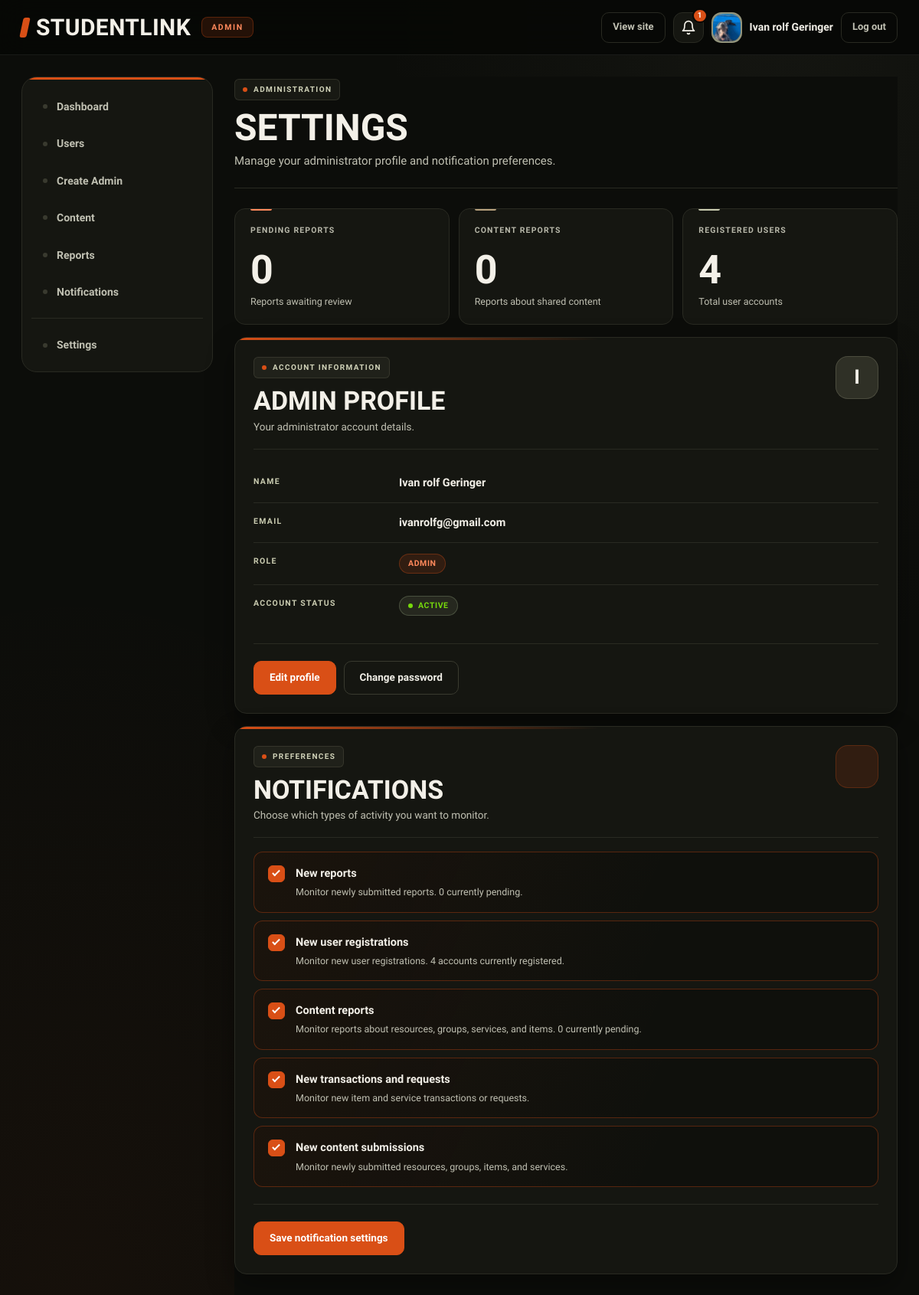
The app's page /admin/settings.php (signed in), older data.
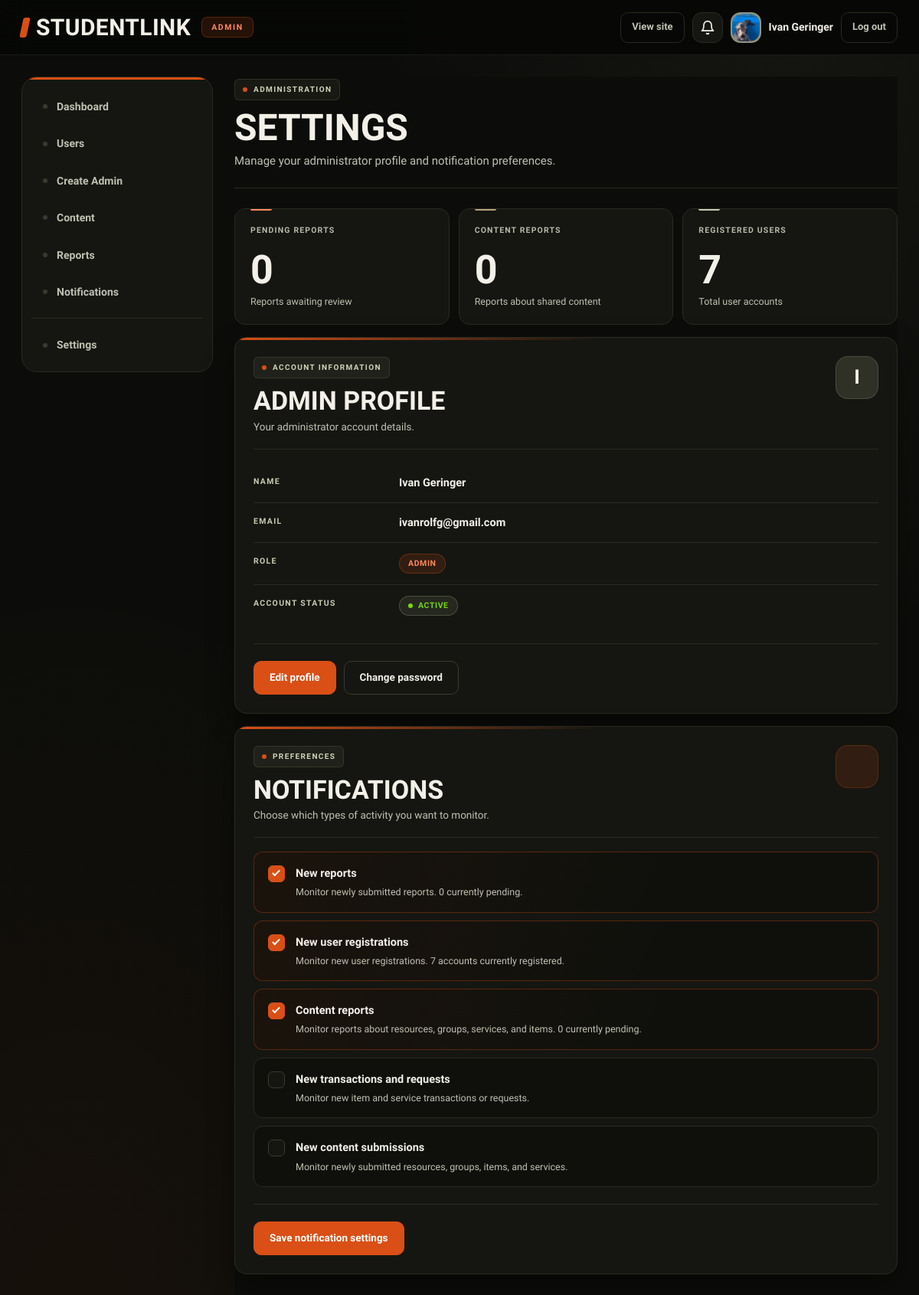
The same page, newer data.
### tables this page shows
CREATE TABLE `users` (
  `id` int(10) UNSIGNED NOT NULL,
  `full_name` varchar(100) NOT NULL,
  `email` varchar(150) NOT NULL,
  `password_hash` varchar(255) DEFAULT NULL,
  `google_id` varchar(64) DEFAULT NULL,
  `course` varchar(50) DEFAULT NULL,
  `year_level` varchar(20) DEFAULT NULL,
  `about` text DEFAULT NULL,
  `skills` varchar(255) DEFAULT NULL,
  `photo_path` varchar(255) DEFAULT NULL,
  `role` enum('student','admin') NOT NULL DEFAULT 'student',
  `status` enum('Active','Suspended') NOT NULL DEFAULT 'Active',
  `created_at` timestamp NOT NULL DEFAULT current_timestamp()
);

### includes/functions.php (called while the page is built, shortened)
<?php
function e($v) {
    return htmlspecialchars((string) $v, ENT_QUOTES, 'UTF-8');
}

### admin/settings.php (the view, shortened to what the changed rows need)
<?php
require_once __DIR__ . '/../db_connect.php';
require_once __DIR__ . '/../includes/functions.php';
$adminId = (int) $_SESSION['user_id'];
$profileStmt = $conn->prepare("
    SELECT id, full_name, email, role, status
    FROM users
    WHERE id = ?
    LIMIT 1
");
$profileStmt->bind_param('i', $adminId);
$profileStmt->execute();
$adminProfile = $profileStmt->get_result()->fetch_assoc();
$options = [
    'reports' => 'New reports',
    'registrations' => 'New user registrations',
    'content' => 'Content reports',
    'transactions' => 'New transactions and requests',
    'new_content' => 'New content submissions'
];
$settings = [
    'notify_reports' => 1,
    'notify_registrations' => 1,
    'notify_content' => 1,
    'notify_transactions' => 1,
    'notify_new_content' => 1
];
$settingsStmt = $conn->prepare("
    SELECT
        notify_reports,
        notify_registrations,
        notify_content,
        notify_transactions,
        notify_new_content
    FROM admin_notification_settings
    WHERE admin_id = ?
    LIMIT 1
");
if (!$settingsStmt) {
    error_log('Settings query error: ' . $conn->error);
    $error = 'Unable to load notification settings.';
} else {
    $settingsStmt->bind_param('i', $adminId);
    $settingsStmt->execute();
    $savedSettings = $settingsStmt->get_result()->fetch_assoc();
    if ($savedSettings) {
        $settings = array_merge($settings, $savedSettings);
    }
}
$pendingReports = 0;
$contentReports = 0;
$totalUsers = 0;
$reportCountQuery = $conn->query("
    SELECT COUNT(*) AS total
    FROM reports
    WHERE status = 'Pending'
      AND archived_at IS NULL
");
if ($reportCountQuery) {
    $reportCount = $reportCountQuery->fetch_assoc();
    $pendingReports = (int) $reportCount['total'];
} else {
    error_log('Pending reports count error: ' . $conn->error);
}
$contentCountQuery = $conn->query("
    SELECT COUNT(*) AS total
    FROM reports
    WHERE status = 'Pending'
      AND archived_at IS NULL
      AND target_type IN ('Resource', 'Group', 'Service', 'Item')
");
if ($contentCountQuery) {
    $contentCount = $contentCountQuery->fetch_assoc();
    $contentReports = (int) $contentCount['total'];
} else {
    error_log('Content reports count error: ' . $conn->error);
}
$userCountQuery = $conn->query("
    SELECT COUNT(*) AS total
    FROM users
");
if ($userCountQuery) {
    $userCount = $userCountQuery->fetch_assoc();
    $totalUsers = (int) $userCount['total'];
} else {
    error_log('Registered users count error: ' . $conn->error);
}
require_once __DIR__ . '/../includes/admin-header.php';
?>
<link rel="stylesheet" href="settings.css">
<main class="admin-settings-page">
    <header class="page-head">
        <div>
            <h1>Settings</h1>
        </div>
    </header>
    <section class="settings-stats">
        <article class="settings-stat-card">
            <span class="settings-stat-label">Registered users</span>
            <strong><?= number_format($totalUsers) ?></strong>
            <small>Total user accounts</small>
        </article>
    </section>
    <section class="info settings-section">
        <div class="settings-section-heading">
            <div>
                <span class="settings-eyebrow">ACCOUNT INFORMATION</span>
                <h2>Admin profile</h2>
                <p>Your administrator account details.</p>
            </div>
            <div class="settings-profile-icon">
                <?= e(
                    mb_strtoupper(
                        mb_substr($adminProfile['full_name'] ?: 'A', 0, 1)
                    )
                ) ?>
            </div>
        </div>
        <dl class="kv">
            <dt>Name</dt>
            <dd><?= e($adminProfile['full_name']) ?></dd>
            <dt>Email</dt>
            <dd><?= e($adminProfile['email']) ?></dd>
            <dt>Role</dt>
            <dd>
                <span class="settings-role">
                    <?= e(ucfirst($adminProfile['role'])) ?>
                </span>
            </dd>
            <dt>Account status</dt>
            <dd>
                <span class="settings-status">
                    <?= e($adminProfile['status']) ?>
                </span>
            </dd>
        </dl>
    </section>
    <form class="info settings-section" method="POST" action="">
        <div class="settings-section-heading">
            <div>
                <h2>Notifications</h2>
            </div>
        </div>
        <div class="checks">
            <?php foreach ($options as $key => $label): ?>
                <?php
                $column = [
                    'reports' => 'notify_reports',
                    'registrations' => 'notify_registrations',
                    'content' => 'notify_content',
                    'transactions' => 'notify_transactions',
                    'new_content' => 'notify_new_content'
                ][$key];
                ?>
                <label class="settings-check">
                    <input
                        type="checkbox"
                        name="notify[]"
                        value="<?= e($key) ?>"
                        <?= !empty($settings[$column]) ? 'checked' : '' ?>
                    >
                    <span class="settings-check-content">
                        <strong><?= e($label) ?></strong>
                        <?php if ($key === 'reports'): ?>
                            <small>
                                Monitor newly submitted reports.
                                <?= number_format($pendingReports) ?> currently pending.
                            </small>
                        <?php elseif ($key === 'registrations'): ?>
                            <small>
                                Monitor new user registrations.
                                <?= number_format($totalUsers) ?> accounts currently registered.
                            </small>
                        <?php elseif ($key === 'content'): ?>
                            <small>
                                Monitor reports about resources, groups, services, and items.
                                <?= number_format($contentReports) ?> currently pending.
                            </small>
                        <?php elseif ($key === 'transactions'): ?>
                            <small>
                                Monitor new item and service transactions or requests.
                            </small>
                        <?php elseif ($key === 'new_content'): ?>
                            <small>
                                Monitor newly submitted resources, groups, items, and services.
                            </small>
                        <?php endif; ?>
                    </span>
                </label>
            <?php endforeach; ?>
        </div>
    </form>
</main>
<?php
require_once __DIR__ . '/../includes/admin-footer.php';
?>

### includes/admin-header.php (shortened to what the changed rows need)
<?php
require_once __DIR__ . '/functions.php';
require_once __DIR__ . '/../db_connect.php';
$sessionUserId = (int) ($_SESSION['user_id'] ?? 0);
$authStmt = $conn->prepare(
    "SELECT id, full_name, email, role, status, photo_path
     FROM users
     WHERE id = ?
     LIMIT 1"
);
$authStmt->bind_param('i', $sessionUserId);
$authStmt->execute();
$authResult = $authStmt->get_result();
$verifiedAccount = $authResult->fetch_assoc();
$admin = [
    'id'         => (int) $verifiedAccount['id'],
    'name'       => $verifiedAccount['full_name'] ?: $verifiedAccount['email'],
    'email'      => $verifiedAccount['email'],
    'photo_path' => $verifiedAccount['photo_path'] ?? ''
];
$unreadNotifications = 0;
$notificationCountStmt = $conn->prepare("
    SELECT COUNT(*) AS total
    FROM notifications
    WHERE user_id = ?
      AND is_read = 0
");
if ($notificationCountStmt) {
    $notificationCountStmt->bind_param('i', $admin['id']);
    $notificationCountStmt->execute();
    $notificationCountResult = $notificationCountStmt->get_result();
    $notificationCountRow = $notificationCountResult->fetch_assoc();
    $unreadNotifications = (int) ($notificationCountRow['total'] ?? 0);
} else {
    error_log('Admin notification count error: ' . $conn->error);
}
?>
<!doctype html>
<html lang="en">
<head>
</head>
<body>
<header class="admin-bar">
    <div class="who">
        <a
            href="/Studenlink_Website/studentlink/dashboard.php"
            target="_blank"
            rel="noopener"
        >
            View site
        </a>
        <a
            class="admin-notification-link"
            href="notifications.php"
            aria-label="Notifications<?= $unreadNotifications > 0 ? ', ' . $unreadNotifications . ' unread' : '' ?>"
            title="Notifications"
        >
            <svg class="admin-notification-icon" width="20" height="20" viewBox="0 0 24 24" fill="none" stroke="currentColor" stroke-width="2" stroke-linecap="round" stroke-linejoin="round">
                <path d="M18 8A6 6 0 0 0 6 8c0 7-3 9-3 9h18s-3-2-3-9"></path>
                <path d="M13.73 21a2 2 0 0 1-3.46 0"></path>
            </svg>
            <?php if ($unreadNotifications > 0): ?>
                <span class="admin-notification-badge">
                    <?= $unreadNotifications > 99 ? '99+' : $unreadNotifications ?>
                </span>
            <?php endif; ?>
        </a>
        <a
            class="avatar"
            href="settings.php"
            aria-label="Your profile"
            title="<?= e($admin['name']) ?>"
        >
            <?php if (!empty($admin['photo_path'])): ?>
                <img
                    src="<?= e('../' . ltrim($admin['photo_path'], '/')) ?>"
                    alt="Admin profile photo"
                >
            <?php else: ?>
                <?= e(initials($admin['name'])) ?>
            <?php endif; ?>
        </a>
        <strong><?= e($admin['name']) ?></strong>
        <a href="../logout.php">
            Log out
        </a>
    </div>
</header>
<div class="admin">
    <main class="main">

Row changes from the older to the newer data that the page shows:
changed users "ivanrolfg@gmail.com": full_name "Ivan rolf Geringer" → "Ivan Geringer"
Text that changed along with them:
$totalUsers: "4" → "7"
form field value: "☑" → "☐"
$unreadNotifications: "1" → (not shown)
new list line: "☑ New user registrations Monitor new user registrations. 7 accounts currently registered."
list line gone: "☑ New user registrations Monitor new user registrations. 4 accounts currently registered."
